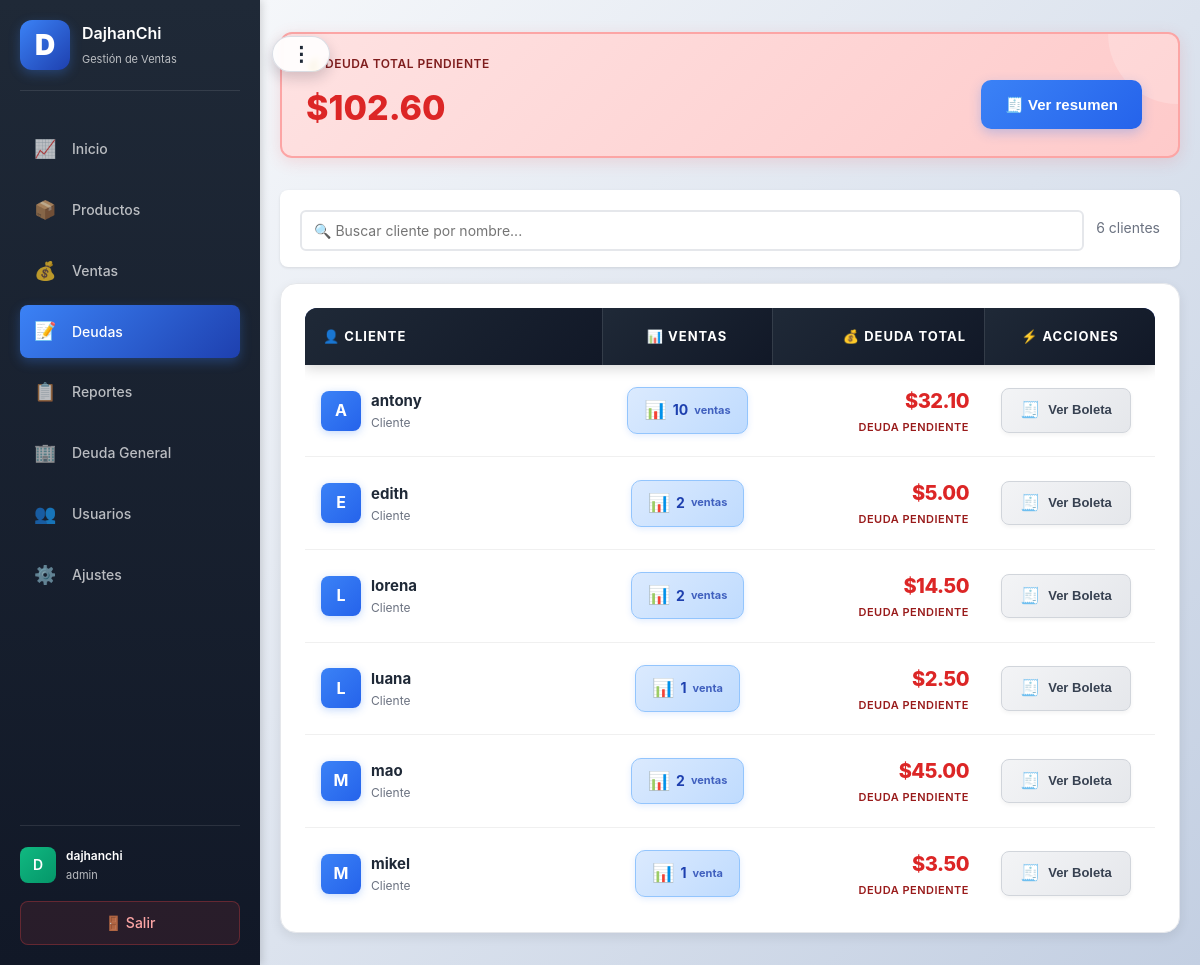
The page /debts (signed in) on the database its author committed.
### app.py (models this page shows)
class SaleItem(db.Model):
    id = db.Column(db.Integer, primary_key=True)
    sale_id = db.Column(db.Integer, db.ForeignKey("sale.id"), nullable=False)
    product_id = db.Column(db.Integer, db.ForeignKey("product.id"), nullable=False)
    qty = db.Column(db.Integer, nullable=False, default=1)
    unit_price_cents = db.Column(db.Integer, nullable=False, default=0)
    line_total_cents = db.Column(db.Integer, nullable=False, default=0)
    sale = db.relationship("Sale", backref=db.backref("items", lazy=True))
    product = db.relationship("Product")

class Sale(db.Model):
    id = db.Column(db.Integer, primary_key=True)
    user_id = db.Column(db.Integer, db.ForeignKey("user.id"), nullable=False, index=True)
    created_at = db.Column(db.DateTime, nullable=False, default=datetime.now, index=True)
    customer_name = db.Column(db.String(160))
    payment_method = db.Column(db.String(20), nullable=False, default="efectivo")  # efectivo, yape, fiado
    total_cents = db.Column(db.Integer, nullable=False, default=0)
    paid_cents = db.Column(db.Integer, nullable=False, default=0)
    payment_status = db.Column(db.String(20), nullable=False, default="pagado")  # pagado, pendiente, parcial
    user = db.relationship("User", backref=db.backref("sales", lazy=True))
    @property
    def pending_cents(self):
        return max(0, self.total_cents - self.paid_cents)

### app.py (the view)
@app.route("/debts")
@login_required
@require_permission("debts")
def debts():
    user_id = session.get("user_id")
    pending_sales = (
        Sale.query.filter(
            Sale.user_id == user_id,
            Sale.payment_method == "fiado",
            Sale.payment_status.in_(["pendiente", "parcial"])
        )
        .options(
            db.joinedload(Sale.items).joinedload(SaleItem.product),
            db.joinedload(Sale.payments)
        )
        .order_by(Sale.created_at.desc())
        .all()
    )
    debts_by_customer = {}
    for sale in pending_sales:
        customer = sale.customer_name or "Sin nombre"
        if customer not in debts_by_customer:
            customer_key = customer if customer != "Sin nombre" else "__SIN_NOMBRE__"
            debts_by_customer[customer] = {
                'customer_name': customer,
                'customer_key': customer_key,
                'total_original_cents': 0,
                'total_paid_cents': 0,
                'total_debt_cents': 0,
                'sales': [],
                'items_map': {}
            }
        debts_by_customer[customer]['total_debt_cents'] += sale.pending_cents
        debts_by_customer[customer]['sales'].append(sale)
    for sale in pending_sales:
        customer = sale.customer_name or "Sin nombre"
        customer_data = debts_by_customer.get(customer)
        if not customer_data:
            continue
        customer_data['total_original_cents'] += sale.total_cents
        customer_data['total_paid_cents'] += sale.paid_cents
        items_map = customer_data['items_map']
        for item in sale.items:
            product_name = item.product.name if item.product else "Producto eliminado"
            key = item.product_id
            if key not in items_map:
                items_map[key] = {
                    'product_name': product_name,
                    'qty': 0,
                    'line_total_cents': 0
                }
            items_map[key]['qty'] += item.qty
            items_map[key]['line_total_cents'] += item.line_total_cents
    for customer_data in debts_by_customer.values():
        items_list = sorted(
            customer_data['items_map'].values(),
            key=lambda x: x['product_name'].lower()
        )
        customer_data['items_list'] = items_list
        customer_data.pop('items_map', None)
    grouped_debts = sorted(debts_by_customer.values(), key=lambda x: x['customer_name'].lower())
    total_debt_cents = sum(sale.pending_cents for sale in pending_sales)
    debts_summary_data = {
        "total_debt_cents": total_debt_cents,
        "customers": [
            {
                "customer_name": c["customer_name"],
                "total_original_cents": c["total_original_cents"],
                "total_paid_cents": c["total_paid_cents"],
                "total_debt_cents": c["total_debt_cents"],
                "items_list": c["items_list"]
            }
            for c in grouped_debts
        ]
    }
    debts_summary_json = json.dumps(debts_summary_data)
    grouped_debts_serializable = [
        {
            "customer_name": c["customer_name"],
            "customer_key": c["customer_key"],
            "total_original_cents": c["total_original_cents"],
            "total_paid_cents": c["total_paid_cents"],
            "total_debt_cents": c["total_debt_cents"],
            "items_list": c["items_list"],
            "latest_sale_id": c["sales"][0].id if c.get("sales") else None,
            "sales_summary": [
                {
                    "id": sale.id,
                    "created_at": sale.created_at.strftime("%d/%m/%Y %H:%M"),
                    "total_cents": sale.total_cents,
                    "paid_cents": sale.paid_cents,
                    "pending_cents": sale.pending_cents,
                    "payment_status": sale.payment_status,
                }
                for sale in sorted(c.get("sales", []), key=lambda s: s.created_at, reverse=True)
            ]
        }
        for c in grouped_debts
    ]
    grouped_debts_json = json.dumps(grouped_debts_serializable)
    return render_template("debts.html",
                         grouped_debts=grouped_debts,
                         total_debt_cents=total_debt_cents,
                         debts_summary_json=debts_summary_json,
                         grouped_debts_json=grouped_debts_json)

### templates/debts.html (shortened to what this page needs)
{% extends "base.html" %}
{% block content %}
    <div style="display: grid; grid-template-columns: 1fr; gap: 16px; margin-bottom: 32px;">
        <div style="background: linear-gradient(135deg, #fee2e2 0%, #fecaca 100%); border-radius: 12px; padding: 20px 24px; box-shadow: 0 4px 16px rgba(239, 68, 68, 0.15); border: 2px solid #fca5a5; position: relative; overflow: hidden;">
            <div style="position: absolute; top: -70px; right: -70px; width: 140px; height: 140px; background: rgba(255,255,255,0.2); border-radius: 50%;"></div>
            <div style="position: relative; z-index: 1; display: flex; align-items: center; justify-content: space-between; gap: 16px; flex-wrap: wrap;">
                <div>
                    <div style="font-size: 12px; color: #7f1d1d; font-weight: 600; text-transform: uppercase; letter-spacing: 0.5px; margin-bottom: 8px;">💰 Deuda Total Pendiente</div>
                    <div style="font-weight: 800; font-size: 34px; color: #dc2626;">{{ total_debt_cents | money }}</div>
                </div>
                <button type="button" id="openDebtsSummary" class="button" style="background: linear-gradient(135deg, #3b82f6 0%, #2563eb 100%); color: white; border: none; font-weight: 700; box-shadow: 0 4px 12px rgba(59, 130, 246, 0.3); padding: 14px 24px; border-radius: 10px; cursor: pointer; transition: all 0.2s ease; white-space: nowrap; flex-shrink: 0;">
                    🧾 Ver resumen
                </button>
            </div>
        </div>
    </div>
    {% if grouped_debts %}
    <div style="background: white; padding: 16px 20px; border-radius: 8px; margin-bottom: 16px; box-shadow: 0 1px 3px rgba(0,0,0,0.1);">
        <div style="display: flex; gap: 12px; align-items: center;">
            <div style="flex: 1; position: relative;">
                <input type="text" id="debtSearchInput" placeholder="🔍 Buscar cliente por nombre..."
                       style="width: 100%; padding: 10px 12px; border: 2px solid #e5e7eb; border-radius: 6px; font-size: 14px; transition: border-color 0.2s; box-sizing: border-box;">
            </div>
            <div id="debtSearchResults" style="color: #6b7280; font-size: 14px; white-space: nowrap;">
                <span id="totalCustomers">{{ grouped_debts|length }}</span> clientes
            </div>
        </div>
    </div>
    {% endif %}
    <div class="card animate-card-pop" style="border-radius: 16px; box-shadow: 0 4px 12px rgba(0,0,0,0.08); border: 1px solid #e5e7eb;">
        {% if grouped_debts %}
        <div class="table-scroll-container">
            <table class="customer-table">
                <thead>
                    <tr>
                        <th style="text-align: left; width: 35%;">👤 Cliente</th>
                        <th style="text-align: center; width: 20%;">📊 Ventas</th>
                        <th style="text-align: right; width: 25%;">💰 Deuda Total</th>
                        <th style="text-align: center; width: 20%;">⚡ Acciones</th>
                    </tr>
                </thead>
                <tbody>
                {% for customer in grouped_debts %}
                    <tr data-customer="{{ customer.customer_name }}" data-customer-index="{{ loop.index0 }}" class="customer-row">
                        <td style="vertical-align: middle;">
                            <div style="display: flex; align-items: center; gap: 10px;">
                                <div style="width: 40px; height: 40px; background: linear-gradient(135deg, #3b82f6 0%, #2563eb 100%); border-radius: 8px; display: flex; align-items: center; justify-content: center; color: white; font-weight: 700; font-size: 16px; box-shadow: 0 2px 8px rgba(59, 130, 246, 0.3);">
                                    {{ customer.customer_name[0]|upper }}
                                </div>
                                <div>
                                    <div style="font-weight: 700; color: #1f2937; font-size: 15px;">{{ customer.customer_name }}</div>
                                    <div style="font-size: 12px; color: #6b7280;">Cliente</div>
                                </div>
                            </div>
                        </td>
                        <td style="text-align: center; vertical-align: middle;">
                            <div style="display: inline-flex; align-items: center; gap: 6px; background: linear-gradient(135deg, #dbeafe 0%, #bfdbfe 100%); color: #1e40af; padding: 8px 16px; border-radius: 10px; font-weight: 700; box-shadow: 0 2px 6px rgba(59, 130, 246, 0.15); border: 1px solid #93c5fd;">
                                <span style="font-size: 18px;">📊</span>
                                <span style="font-size: 14px;">{{ customer.sales|length }}</span>
                                <span style="font-size: 11px; opacity: 0.8;">venta{{ 's' if customer.sales|length != 1 else '' }}</span>
                            </div>
                        </td>
                        <td style="text-align: right; vertical-align: middle;">
                            <div style="display: flex; flex-direction: column; align-items: flex-end; gap: 2px;">
                                <div style="font-weight: 800; color: #dc2626; font-size: 20px; letter-spacing: -0.5px;">{{ customer.total_debt_cents | money }}</div>
                                <div style="font-size: 11px; color: #991b1b; font-weight: 600; text-transform: uppercase; letter-spacing: 0.5px;">Deuda pendiente</div>
                            </div>
                        </td>
                        <td style="text-align: center; vertical-align: middle;">
                            <button type="button"
                                    class="button secondary small"
                                    style="display: inline-flex; align-items: center; gap: 8px; font-weight: 700; padding: 10px 18px; border-radius: 8px; background: linear-gradient(135deg, #f3f4f6 0%, #e5e7eb 100%); color: #374151; border: 1px solid #d1d5db; box-shadow: 0 2px 4px rgba(0, 0, 0, 0.05); transition: all 0.2s ease;"
                                    data-href="{{ url_for('debt_customer_receipt', customer=customer.customer_key) }}"
                                    onclick="event.stopPropagation(); window.location.href=this.getAttribute('data-href')"
                                    onmouseover="this.style.background='linear-gradient(135deg, #3b82f6 0%, #2563eb 100%)'; this.style.color='white'; this.style.transform='translateY(-2px)'; this.style.boxShadow='0 4px 12px rgba(59, 130, 246, 0.3)';"
                                    onmouseout="this.style.background='linear-gradient(135deg, #f3f4f6 0%, #e5e7eb 100%)'; this.style.color='#374151'; this.style.transform='translateY(0)'; this.style.boxShadow='0 2px 4px rgba(0, 0, 0, 0.05)';">
                                <span style="font-size: 16px;">🧾</span>
                                <span>Ver Boleta</span>
                            </button>
                        </td>
                    </tr>
                {% endfor %}
                </tbody>
            </table>
        </div>
        {% else %}
        <div style="text-align: center; padding: 48px 0;">
            <p style="font-size: 48px; margin: 0;">📭</p>
            <h3 style="margin: 16px 0 8px 0;">No hay deudas registradas</h3>
            <p style="color: #6b7280; margin: 0;">Todas las ventas están pagadas</p>
        </div>
        {% endif %}
    </div>
{% endblock %}

### rows shown on the page
SaleItem: customer_name "A", customer_name "antony", sales|length "10", sales "s", total_debt_cents "$32.10"
SaleItem: customer_name "E", customer_name "edith", sales|length "2", sales "s", total_debt_cents "$5.00"
SaleItem: customer_name "L", customer_name "lorena", sales|length "2", sales "s", total_debt_cents "$14.50"
SaleItem: customer_name "L", customer_name "luana", sales|length "1", total_debt_cents "$2.50"
SaleItem: customer_name "M", customer_name "mao", sales|length "2", sales "s", total_debt_cents "$45.00"
SaleItem: customer_name "M", customer_name "mikel", sales|length "1", total_debt_cents "$3.50"

### other values the page prints
{{ session.get('username', 'U')[0].upper() }} "D"
{{ session.get('username', 'Usuario') }} "dajhanchi"
{{ session.get('role', 'user') }} "admin"
{{ total_debt_cents | money }} "$102.60"
{{ grouped_debts|length }} "6"
